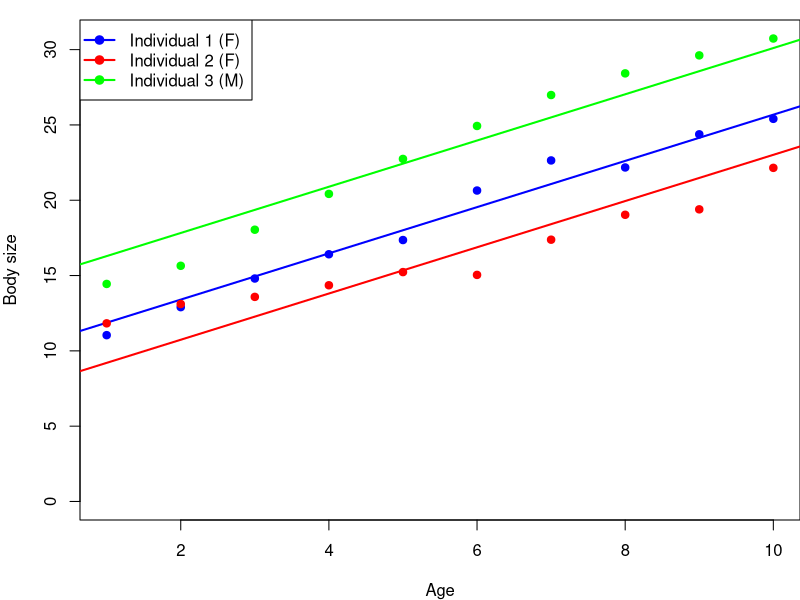
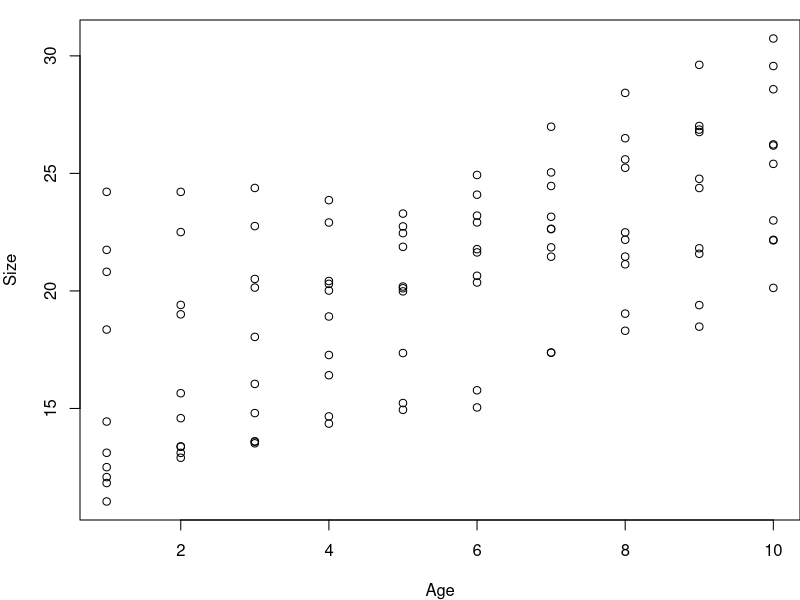

Write R code to recreate these figures, in order. (Note: this script raises an error after producing the figures.)
## ---- chunk 1

knitr::opts_chunk$set(
	echo = TRUE,
	message = FALSE,
	warning = FALSE,
	cache = TRUE
	)
## ---- chunk 2

#  NRES 710, Nested Designs (cont.)
#     University of Nevada, Reno
#     Split-plot designs

## ---- chunk 3
# Load the data
datum <- read.csv("lecture_19_dataset1.csv")

# Examine it
head(datum, 10)

## ---- chunk 4
# Linear-mixed effects model w/ random effect of field
library(nlme)
results <- lme(Biomass ~ Bison + Fertilizer + Water, data = datum, random = ~1|Field)
summary(results)
# 72 observations with 6 groups (fields)... does not account for pseudoreplication properly, we need better nesting

## ---- chunk 5
### Split-plot Design
# Linear-mixed effects model w/ random, nested effects
results2 <- lme(Biomass ~ Bison + Fertilizer + Water, data = datum, random = ~1|Field/Bison/Fertilizer)
summary(results2)
# The random effects are nested with field > bison > fertilizer. Water is not included, because it is our 'ultimate sample' and therefore is the residual error.

## ---- chunk 6
# Linear-mixed effects model w/ random, nested effects
results3 <- lme(Biomass ~ Bison + Fertilizer + Water, data = datum, random = ~1|Field/Bison/Fertilizer/Water)
summary(results3)
# Water is included when it was not needed to be included.

## ---- chunk 7
# Help file for lme()
help(lme)
# Notice the optimMethod -- an alternative optimization methods that allows you to change how it recognizes the correct degrees of freedom.

## ---- chunk 8
# Make a graph to visualize how random intercepts work in mixed-effects models
# with a linear X-variable

# Specify plot margins 
par(mar = c(4,4,1,0))

# Read the data
datum <- read.csv("lecture_19_dataset2.csv")

# Subset to first three rivers for simple example
datum <- subset(datum, datum$Individual %in% c(1,2,3))

# Fit a linear model with a common slope and different intercepts for each river
# Include '0' in the formula to explicitly model different intercepts for each river
fit_common_slope <- lm(Size ~ Age + factor(Individual) - 1, data = datum)

# Set up the plotting area
plot(datum$Age, datum$Size, type = "n", # Set up empty plot
     xlab = "Age",
     ylab = "Body size",
     ylim = c(0, max(datum$Size)))

# Define colors for each individual
colors <- c("blue", "red", "green")

# Loop over each river and add points and the fitted line with a common slope
for (i in 1:3) {
  # Subset data for each river
  ind_data <- subset(datum, Individual == i)
  
  # Plot points for each river
  points(ind_data$Age, ind_data$Size, col = colors[i], pch = 19)
  
  # Calculate the fitted line using the common slope but different intercepts
  intercept <- coef(fit_common_slope)[paste0("factor(Individual)", i)]
  slope <- coef(fit_common_slope)["Age"]
  
  # Add the fitted line to the plot
  abline(a = intercept, b = slope, col = colors[i], lwd = 2)
}

# Add a legend
legend("topleft", legend = paste("Individual", 1:3, c("(F)", "(F)", "(M)")), col = colors, pch = 19, lwd = 2)

## ---- chunk 9
### Nested ANCOVA Design
# Read the data
datum <- read.csv("lecture_19_dataset2.csv")

# Examine
head(datum, 15)

## ---- chunk 10
# Plot it
plot(Size ~ Age, data = datum)

## ---- chunk 11
# LME with Age and Sex fixed effects and random effect of individual (repeated measures!)
library(nlme)
results <- lme(Size ~ Age + Male, data = datum, random = ~1|Individual)
summary(results)

## ---- chunk 12
# LME with Age, Sex, and Age*Sex fixed effects and random effect of individual (repeated measures!)
library(nlme)
results2 <- lme(Size ~ Age + Male + Age:Male, data = datum, random = ~1|Individual)
summary(results2)

## ---- chunk 13
################### 'Truth' #################### 
### Lecture 19: code to simulate data for class

### Dataset 1
# Simulate split-plot design data w/ three fixed effects: bison, fertilizer, water split across 6 fields
set.seed(123)

# Fields
n_fields <- 6
n_bison <- 2
n_fertilizer <- 2
n_water <- 3
Field <- sort(rep(rep(1:n_fields, n_bison*n_fertilizer*n_water)))

# Bison
Bison <- rep(sort(rep(c(0, 1), n_fertilizer*n_water)), n_fields)

# Fertilizer
Fertilizer <- rep(sort(rep(c(0, 1), n_water)), n_fields)

# Water
Water <- rep(c("Low", "Medium", "High"), n_fields * n_bison * n_fertilizer)
Water <- factor(Water, levels = c("Low", "Medium", "High"))
dummy <- data.frame(model.matrix(~ Water - 1))

# Field error
FieldError <- rep(rnorm(n_fields, 0, 1), each = n_bison * n_fertilizer * n_water)

# Bison error
BisonError <- rep(rnorm(n_bison * n_fields, 0, 2), each = n_fertilizer * n_water)

# Fertilizer error
FertilizerError <- rep(rnorm(n_fertilizer * n_bison * n_fields, 0, 2), each = n_water)

# Residual error
Error <- rnorm(length(Field), 0, 1)

# Response variable -- biomass
Biomass <- 20 + 10*Bison + 10*Fertilizer + 10*dummy$WaterMedium + 10*dummy$WaterHigh + FieldError + BisonError + FertilizerError + Error

# Save the data
datum <- data.frame(Field = Field, Bison = Bison, Fertilizer = Fertilizer, Water = Water, WaterMed = dummy$WaterMedium, WaterHigh = dummy$WaterHigh, FieldError = FieldError, BisonError = BisonError, FertError = FertilizerError, Error = Error, Biomass = Biomass)

# Save the data
write.csv(datum, "lecture_19_dataset1.csv", row.names = FALSE)


### Dataset 2
# Body size as a function of age and sex in multiple individuals
# Set the seed for reproducibility
set.seed(123)

# Individuals
n_individuals <- 10
n_samples <- 10
Individual <- sort(rep(1:n_individuals, n_samples))

# Sex
Male <- c(rep(rep(0, n_samples), n_individuals/2), rep(rep(1, n_samples), n_individuals/2))

# Age
Age <- rep(seq(1, n_samples, 1), n_individuals)

# Error due to individual
IndError <- rep(rnorm(n_individuals, 0, 3), each = n_samples)

# Error within individual (residual error)
# Simulate autocorrelated error - each value using the mean of the previous value
Error <- matrix(NA, length(Age), 1)
Error[1,1] <- rnorm(1, mean = 0, sd = 1)
for (i in 2:length(Age)){
  Error[i,1] <- rnorm(1, mean = Error[i-1, 1], sd = 1)
}

# Response variable - Size
Size <- 10 + 1.5*Age + 5*Male + -1*Male*Age + IndError + Error

# Save the data
datum <- data.frame(Individual = Individual, Age = Age, Male = Male, IndError = IndError, Error = Error, Size = Size)

# Save the data
write.csv(datum, "lecture_19_dataset2.csv", row.names = FALSE)


